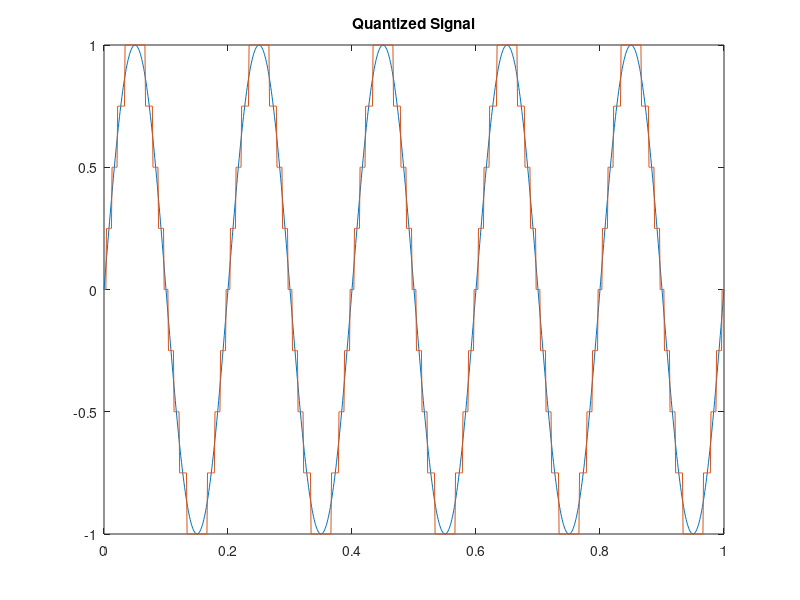

This figure's MATLAB source:
clc;clear;close all;
t = 0:0.001:1;
x = sin(2*pi*5*t);

L = 8; % levels
xmin = min(x); xmax = max(x);

delta = (xmax-xmin)/L;

q = round(x/delta)*delta;

figure;
plot(t,x); hold on; plot(t,q);
title('Quantized Signal');
